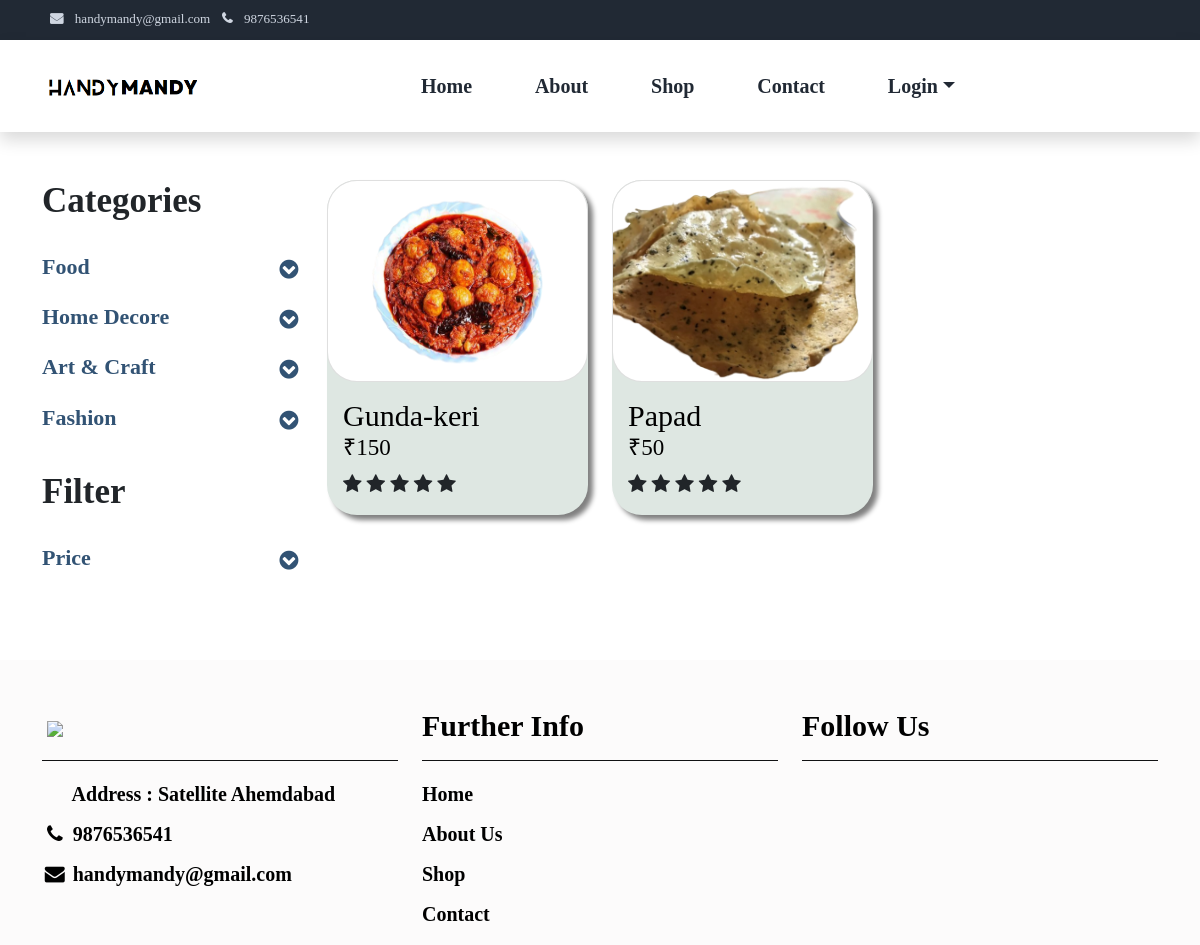
The app's page /category/shop/11/ with its own data.
### CategoryApp/models.py (models this page shows, shortened)
class CategoryModel(models.Model):
    name = models.CharField(max_length=100,default='')

class SubCategoryModel(models.Model):
    category = models.ForeignKey(CategoryModel,on_delete=models.CASCADE)
    name = models.CharField(max_length=100)

class ProductModel(models.Model):
    vendorId = models.IntegerField(default=1)
    subCategory = models.ForeignKey(SubCategoryModel,on_delete=models.CASCADE)
    name = models.CharField(max_length=100,default='')
    price = models.BigIntegerField(default='')
    stock = models.IntegerField(default=0)
    description = models.TextField(default='')
    specification = models.TextField(default='')
    image = models.ImageField(upload_to='product/',default='')

### CategoryApp/views.py (the view)
# urls.py: path('shop/<int:subCatId>/',shopview ,name='shopurl'),
def shopview(request,subCatId):
    if subCatId==0:
        productData = ProductModel.objects.all()
    else:
        productData = ProductModel.objects.filter(subCategory=subCatId)
    productArray = []
    for i in productData:
        ratingData = RatingModel.objects.filter(productId=i.pk)
        totalUserRating = len(ratingData)
        totalRating = 0
        for j in ratingData:
            totalRating += j.rating
        if totalUserRating==0:
            rating=0
        else:
            rating = totalRating/totalUserRating
        productDict = {
            "pk":i.pk,
            "subCategory":i.subCategory,
            "name":i.name,
            "price":i.price,
            "description":i.description,
            "specification":i.specification,
            "image":i.image,
            "rating" : rating
            }
        productArray.append(productDict)
    sessionData = sessionDataView(request)
    return render(request,'shop.html',{'navData':sessionData,'productData':productArray,'subCat':subCatId})

### UserApp/templates/shop.html (shortened to what this page needs)
{% extends 'base1.html' %}
{% load static %}
{% block content %}
  <body>
    <div class="container py-5">
      <div class="row">
        <div class="col-lg-3">
          <h1 class="h6 pb-4">Categories</h1>
          <ul class="list-unstyled templatemo-accordion">
              {% for i in navData.categoryData %}
                <li class="pb-3">
                  <a class="collapsed d-flex justify-content-between h3 text-decoration-none" href="#" id="text1">
                    {{i.catName}}
                    <i class="fa fa-fw fa-chevron-circle-down mt-1"></i>
                  </a>
                </li>
              {% endfor %}
          </ul>
          <h1 class="h6 pb-4">Filter</h1>
          <ul class="list-unstyled templatemo-accordion">
            <li class="pb-3">
              <a class="collapsed d-flex justify-content-between h3 text-decoration-none" href="#" id="text1">
                Price
                <i class="fa fa-fw fa-chevron-circle-down mt-1"></i>
              </a>
            </li>
          </ul>
        </div>
        <div class="col-lg-9">
          <div class="row">
            {% for i in productData %}
            <div class="col-md-4">
              <a href="{% url 'categoryurl' i.pk %}">
              <div class="card mb-4 product-wap">
                <div class="card" id="category1">
                  <img class="card-img img-fluid" src="{{ i.image.url }}" />
                </div>
                <div class="card-body">
                  <a href="#" class="h2 text-decoration-none">
                    {{i.name}}
                    <h4 id="ruppe">₹{{i.price}}</h4>
                  </a>
                  <div>
                    {% if i.rating is 0 %}
                      <span class="fa fa-star"></span>
                      <span class="fa fa-star"></span>
                      <span class="fa fa-star"></span>
                      <span class="fa fa-star"></span>
                      <span class="fa fa-star"></span>
                    {% elif i.rating > 0 and i.rating <= 1 %}
                      <span class="fa fa-star" style="color: orange;"></span>
                      <span class="fa fa-star"></span>
                      <span class="fa fa-star"></span>
                      <span class="fa fa-star"></span>
                      <span class="fa fa-star"></span>
                    {% elif i.rating > 1 and i.rating <= 2 %}
                      <span class="fa fa-star" style="color: orange;"></span>
                      <span class="fa fa-star" style="color: orange;"></span>
                      <span class="fa fa-star"></span>
                      <span class="fa fa-star"></span>
                      <span class="fa fa-star"></span>
                    {% elif i.rating > 2 and i.rating <= 3 %}
                      <span class="fa fa-star" style="color: orange;"></span>
                      <span class="fa fa-star" style="color: orange;"></span>
                      <span class="fa fa-star" style="color: orange;"></span>
                      <span class="fa fa-star"></span>
                      <span class="fa fa-star"></span>
                      {% elif i.rating > 3 and i.rating <= 4 %}
                      <span class="fa fa-star" style="color: orange;"></span>
                      <span class="fa fa-star" style="color: orange;"></span>
                      <span class="fa fa-star" style="color: orange;"></span>
                      <span class="fa fa-star" style="color: orange;"></span>
                      <span class="fa fa-star"></span>
                      {% elif i.rating > 4 and i.rating <= 5 %}
                      <span class="fa fa-star" style="color: orange;"></span>
                      <span class="fa fa-star" style="color: orange;"></span>
                      <span class="fa fa-star" style="color: orange;"></span>
                      <span class="fa fa-star" style="color: orange;"></span>
                      <span class="fa fa-star" style="color: orange;"></span>
                    {% endif %}
                  </div>
                </div>
              </div>
            </a>
            </div>
            {% endfor %}
          </div>
        </div>
      </div>
    </div>
  </body>
  {% endblock %}

### UserApp/static/css/templatemo.css (style rules this page uses)
body, ul, li, p, a, label, input, div { font-family: serif; font-size: 20px !important; font-weight: 300 !important; }
.h2 { font-family: serif; font-size: 30px !important; font-weight: 300; }
.h3 { font-family: serif; font-size: 22px !important; }
#ruppe { font-family: serif; font-size: 23px !important; }
.h6 { font-weight: 700; font-size: 35px; }
#text1 { color: #325374 !important; font-weight: 600 !important; font-family: serif !important; }
.templatemo-accordion a { color: #000; }
.card-img { height: 200px; width: 100%; border-top-left-radius: 30px; border-top-right-radius: 30px; }
#category1 { border-radius: 30px; }
.product-wap { background: #dee7e2; border: none !important; border-radius: 30px; box-shadow: 5px 5px 5px gray; transition: 0.3s all; }
.card.product-wap a { color: #000; }

### UserApp/static/css/style_rating.css (style rules this page uses)
* { margin: 0; padding: 0; }

### records on screen
CategoryModel: catName "Food"
CategoryModel: catName "Home Decore"
CategoryModel: catName "Art & Craft"
CategoryModel: catName "Fashion"
SubCategoryModel: shows a picture, name "Gunda-keri", price "150", name "Papad", price "50"
